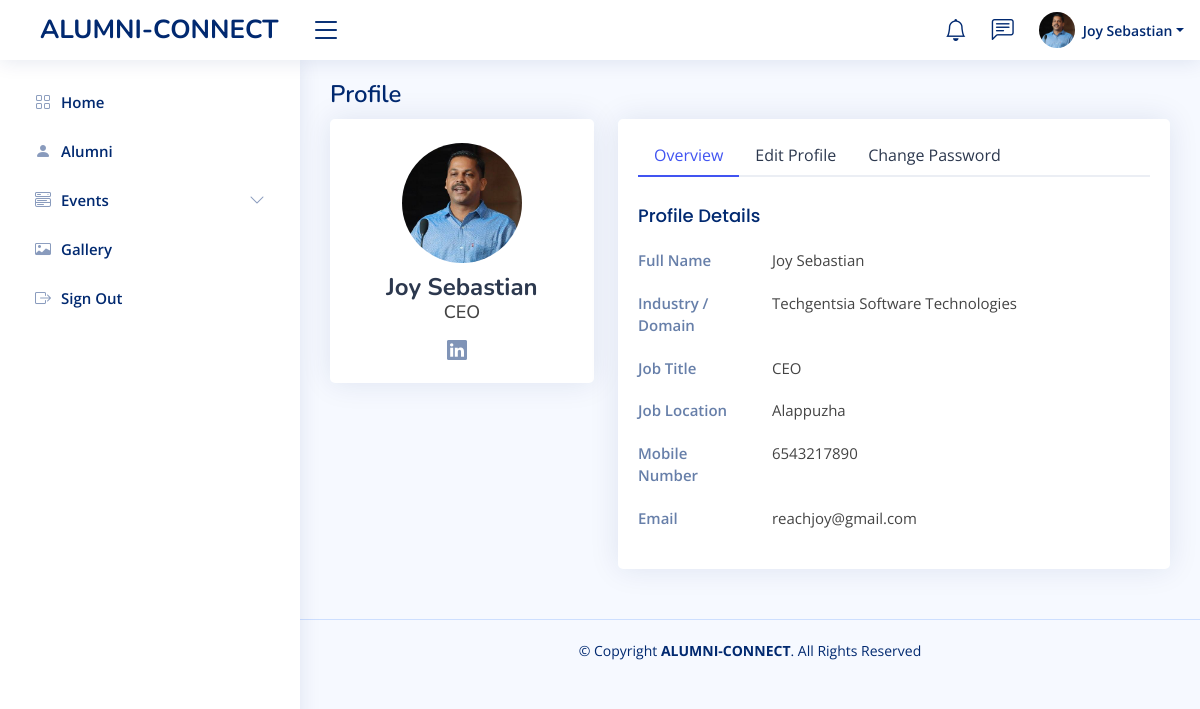
/alumnis/alumniProfile/ (signed in), run on the app's committed database.
### alumnis/models.py (models this page shows)
class AlumniProPic(models.Model):
  proPic = models.ImageField(upload_to='alumniProPic/')
  email = models.CharField(max_length=255,primary_key=True, default="")

class Alumnis(models.Model):
  fname = models.CharField(max_length=255,default="")
  lname = models.CharField(max_length=255,default="")
  email = models.CharField(max_length=255,primary_key=True)
  branch = models.CharField(max_length=255,default="")
  yoa = models.IntegerField(default=0)
  mobile = models.IntegerField(default=0)
  password = models.CharField(max_length=255)
  otp = models.IntegerField(default=0)
  verified = models.IntegerField(default=0)
  profile = models.IntegerField(default=0)

class AlumniProfile(models.Model):
  email = models.CharField(max_length=255,primary_key=True)
  specialization = models.CharField(max_length=255,default="")
  linkedID = models.CharField(max_length=255,default="")
  industry = models.CharField(max_length=255,default="")
  position = models.CharField(max_length=255,default="")
  location = models.CharField(max_length=255,default="")
  gf = models.IntegerField(default=0)
  cs = models.IntegerField(default=0)
  fi = models.IntegerField(default=0)
  research = models.IntegerField(default=0)
  fdp = models.IntegerField(default=0)
  mdp = models.IntegerField(default=0)
  iv = models.IntegerField(default=0)
  buddySys = models.IntegerField(default=0)
  consulting = models.IntegerField(default=0)
  sip = models.IntegerField(default=0)
  placements = models.IntegerField(default=0)
  ic = models.IntegerField(default=0)
  lps = models.IntegerField(default=0)
  csr = models.IntegerField(default=0)
  ssp = models.IntegerField(default=0)
  se = models.IntegerField(default=0)

### alumnis/views.py (the view)
# urls.py: path('alumniProfile/', views.alumniProfile, name='alumniProfile'),
def alumniProfile(request):
  if 'email' in request.session:
    a=request.session.get('email')
    pic = AlumniProPic.objects.filter(email=a).values()
    user = Alumnis.objects.filter(email=a).values()
    alumniDetails = AlumniProfile.objects.filter(email=a).values()
    template = loader.get_template('alumniProfile.html')
    context = {
    'myalumnis': user,'details':alumniDetails,'pic' : pic,
  }
    return HttpResponse(template.render(context, request))
  else:
    return redirect('index')

### alumnis/templates/alumniProfile.html (shortened to what this page needs)
<!DOCTYPE html>
<html lang="en">
<head>
    {% load static %}
  <link href="{% static 'assets2/vendor/bootstrap/css/bootstrap.min.css' %}" rel="stylesheet">
  <link href="{% static 'assets2/vendor/bootstrap-icons/bootstrap-icons.css' %}" rel="stylesheet">
  <link href="{% static 'assets2/vendor/boxicons/css/boxicons.min.css' %}" rel="stylesheet">
  <link href="{% static 'assets2/vendor/quill/quill.snow.css' %}" rel="stylesheet">
  <link href="{% static 'assets2/vendor/quill/quill.bubble.css' %}" rel="stylesheet">
  <link href="{% static 'assets2/vendor/remixicon/remixicon.css' %}" rel="stylesheet">
  <link href="{% static 'assets2/vendor/simple-datatables/style.css' %}" rel="stylesheet">
  <link href="{% static 'assets2/css/style.css' %}" rel="stylesheet">
</head>
<body>
    {% include 'alumniHeader.html' %}
    {% include 'alumniSidebar.html' %}
  <main id="main" class="main">
    <div class="pagetitle">
      <h1>Profile</h1>
    </div>
    <section class="section profile">
      <div class="row">
        <div class="col-xl-4">
          <div class="card">
            <div class="card-body profile-card pt-4 d-flex flex-column align-items-center">
              {% if pic.0.proPic %}
                <img src="{% static 'media/' %}{{ pic.0.proPic }}"  alt="Profile" class="rounded-circle">
              {% else %}
                <img src="{% static 'assets2/img/profile-img.jpg' %}" alt="Profile" class="rounded-circle">
              {% endif %}
              <h2>{{ myalumnis.0.fname }} {{ myalumnis.0.lname }}</h2>
              <h3>{{ details.0.position }}</h3>
              <div class="social-links mt-2">
                <a href="{{ details.0.linkedID }}" target="_blank" class="linkedin"><i class="bi bi-linkedin"></i></a>
              </div>
            </div>
          </div>
        </div>
        <div class="col-xl-8">
          <div class="card">
            <div class="card-body pt-3">
              <ul class="nav nav-tabs nav-tabs-bordered">
                <li class="nav-item">
                  <button class="nav-link active" data-bs-toggle="tab" data-bs-target="#profile-overview">Overview</button>
                </li>
                <li class="nav-item">
                  <button class="nav-link" data-bs-toggle="tab" data-bs-target="#profile-edit">Edit Profile</button>
                </li>
                <li class="nav-item">
                  <button class="nav-link" data-bs-toggle="tab" data-bs-target="#profile-change-password">Change Password</button>
                </li>
              </ul>
              <div class="tab-content pt-2">
                <div class="tab-pane fade show active profile-overview" id="profile-overview">
                  <h5 class="card-title">Profile Details</h5>
                  <div class="row">
                    <div class="col-lg-3 col-md-4 label ">Full Name</div>
                    <div class="col-lg-9 col-md-8">{{ myalumnis.0.fname }} {{ myalumnis.0.lname }}</div>
                  </div>
                  <div class="row">
                    <div class="col-lg-3 col-md-4 label">Industry / Domain</div>
                    <div class="col-lg-9 col-md-8">{{ details.0.industry }}</div>
                  </div>
                  <div class="row">
                    <div class="col-lg-3 col-md-4 label">Job Title</div>
                    <div class="col-lg-9 col-md-8">{{ details.0.position }}</div>
                  </div>
                  <div class="row">
                    <div class="col-lg-3 col-md-4 label">Job Location</div>
                    <div class="col-lg-9 col-md-8">{{ details.0.location }}</div>
                  </div>
                  <div class="row">
                    <div class="col-lg-3 col-md-4 label">Mobile Number</div>
                    <div class="col-lg-9 col-md-8">{{ myalumnis.0.mobile }}</div>
                  </div>
                  <div class="row">
                    <div class="col-lg-3 col-md-4 label">Email</div>
                    <div class="col-lg-9 col-md-8">{{ myalumnis.0.email }}</div>
                  </div>
                </div>
              </div>
            </div>
          </div>
        </div>
      </div>
    </section>
  </main>
  <footer id="footer" class="footer">
    <div class="copyright">
      &copy; Copyright <strong><span>ALUMNI-CONNECT</span></strong>. All Rights Reserved
    </div>
  </footer>
</body>
</html>

### alumnis/templates/alumniHeader.html (shortened to what this page needs)
{% load static %}
<header id="header" class="header fixed-top d-flex align-items-center">
    <div class="d-flex align-items-center justify-content-between">
      <a href="../" class="logo d-flex align-items-center">
        <span class="d-none d-lg-block" style="margin-left:20px;">ALUMNI-CONNECT</span>
      </a>
      <i class="bi bi-list toggle-sidebar-btn"></i>
    </div>
    <nav class="header-nav ms-auto">
      <ul class="d-flex align-items-center">
        <li class="nav-item dropdown">
          <a class="nav-link nav-icon" href="#" data-bs-toggle="dropdown">
            <i class="bi bi-bell"></i>
          </a>
        </li>
        <li class="nav-item dropdown">
          <a class="nav-link nav-icon" href="#" data-bs-toggle="dropdown">
            <i class="bi bi-chat-left-text"></i>
          </a>
        </li>
        <li class="nav-item dropdown pe-3">
          <a class="nav-link nav-profile d-flex align-items-center pe-0" href="#" data-bs-toggle="dropdown">
            {% if pic.0.proPic %}
              <img src="{% static 'media/' %}{{ pic.0.proPic }}"  alt="Profile" class="rounded-circle">
            {% else %}
              <img src="{% static 'assets2/img/profile-img.jpg' %}" alt="Profile" class="rounded-circle">
            {% endif %}
            <span class="d-none d-md-block dropdown-toggle ps-2">{{ myalumnis.0.fname }} {{ myalumnis.0.lname }}</span>
          </a>
        </li>
      </ul>
    </nav>
  </header>

### alumnis/static/assets2/css/style.css (style rules this page uses)
:root { scroll-behavior: smooth; }
body { font-family: "Open Sans", sans-serif; background: #f6f9ff; color: #444444; }
a { color: #4154f1; text-decoration: none; }
h1, h2, h3, h4, h5, h6 { font-family: "Nunito", sans-serif; }
#main { margin-top: 60px; padding: 20px 30px; transition: all 0.3s; }
.pagetitle { margin-bottom: 10px; }
.pagetitle h1 { font-size: 24px; margin-bottom: 0; font-weight: 600; color: #012970; }
.card { margin-bottom: 30px; border: none; border-radius: 5px; box-shadow: 0px 0 30px rgba(1, 41, 112, 0.1); }
.card-title { padding: 20px 0 15px 0; font-size: 18px; font-weight: 500; color: #012970; font-family: "Poppins", sans-serif; }
.card-body { padding: 0 20px 20px 20px; }
.nav-tabs-bordered { border-bottom: 2px solid #ebeef4; }
.nav-tabs-bordered .nav-link { margin-bottom: -2px; border: none; color: #2c384e; }
.nav-tabs-bordered .nav-link.active { background-color: #fff; color: #4154f1; border-bottom: 2px solid #4154f1; }
.logo { line-height: 1; }
@media (min-width: 1200px) { .logo { width: 280px; } }
.logo span { font-size: 26px; font-weight: 700; color: #012970; font-family: "Nunito", sans-serif; }
.header { transition: all 0.5s; z-index: 997; height: 60px; box-shadow: 0px 2px 20px rgba(1, 41, 112, 0.1); background-color: #fff; padding-left: 20px; }
.header .toggle-sidebar-btn { font-size: 32px; padding-left: 10px; cursor: pointer; color: #012970; }
.header-nav ul { list-style: none; }
.header-nav>ul { margin: 0; padding: 0; }
.header-nav .nav-icon { font-size: 22px; color: #012970; margin-right: 25px; position: relative; }
.header-nav .nav-profile { color: #012970; }
.header-nav .nav-profile img { max-height: 36px; }
.header-nav .nav-profile span { font-size: 14px; font-weight: 600; }
@media (min-width: 1200px) { #main, #footer { margin-left: 300px; } }
.profile .profile-card img { max-width: 120px; }
.profile .profile-card h2 { font-size: 24px; font-weight: 700; color: #2c384e; margin: 10px 0 0 0; }
.profile .profile-card h3 { font-size: 18px; }
.profile .profile-card .social-links a { font-size: 20px; display: inline-block; color: rgba(1, 41, 112, 0.5); line-height: 0; margin-right: 10px; transition: 0.3s; }
.profile .profile-overview .row { margin-bottom: 20px; font-size: 15px; }
.profile .profile-overview .card-title { color: #012970; }
.profile .profile-overview .label { font-weight: 600; color: rgba(1, 41, 112, 0.6); }
.footer { padding: 20px 0; font-size: 14px; transition: all 0.3s; border-top: 1px solid #cddfff; }
.footer .copyright { text-align: center; color: #012970; }

### data on the page
AlumniProPic: proPic (picture)
Alumnis: fname "Joy", lname "Sebastian", email "reachjoy@gmail.com"
AlumniProfile: position "CEO", industry "Techgentsia Software Technologies", location "Alappuzha"

### other printed values
{{ myalumnis.0.mobile }} "6543217890"
